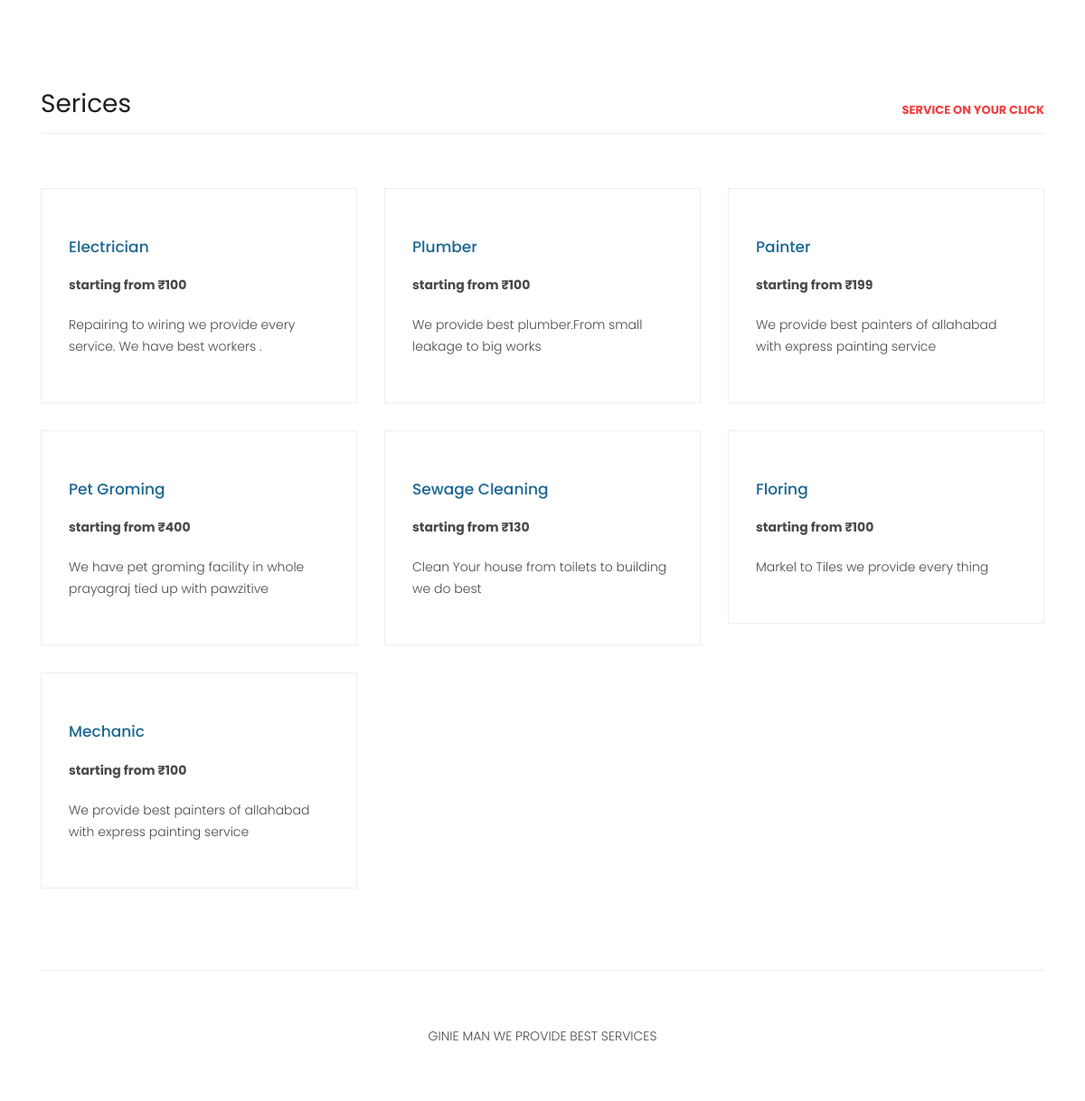
The app's page / (lower part), older data.
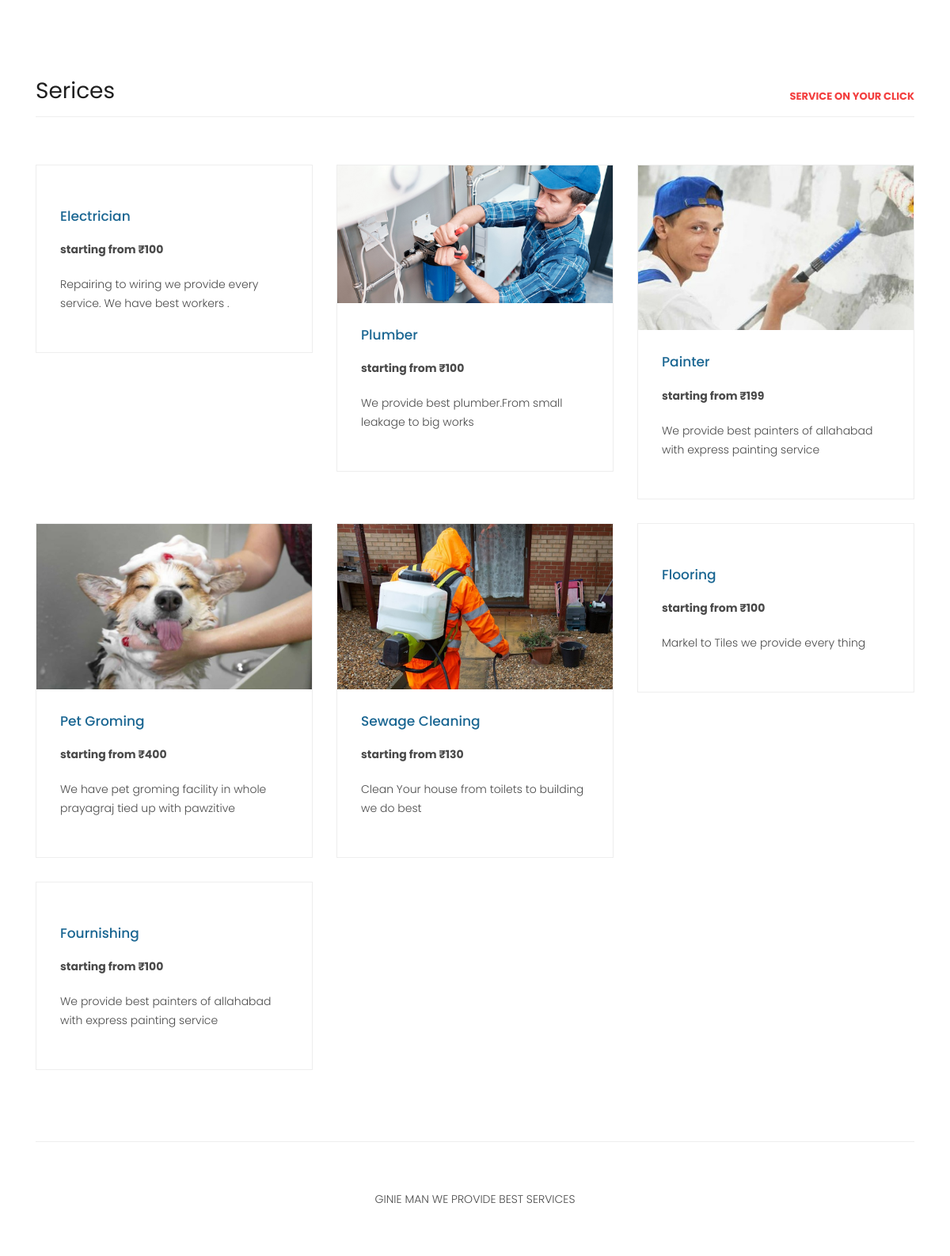
The same page, newer data.
### service/models.py (models this page shows, shortened)
class Service(models.Model):
    service_id= models.AutoField(primary_key=True)
    service_name = models.CharField(max_length=100)
    price = models.IntegerField(default=0)
    desc = models.CharField(max_length=1000)
    image = models.ImageField(upload_to='shop/images', default="")

### service/views.py (the view)
# urls.py: path("", views.index, name="Home"),
def index(request):
    data=Service.objects.all()
    service={
        "service":data
    }
    return render(request,'index.html',service)

### templates/index.html (shortened to what this page needs)
<!DOCTYPE html>
<html lang="en">
  <head>
    {% load static %}
    <link href="{% static 'vendor/bootstrap/css/bootstrap.min.css' %}" rel="stylesheet">
    <link rel="stylesheet" href="{% static 'css/fontawesome.css' %}">
    <link rel="stylesheet" href="{% static 'css/templatemo-sixteen.css' %}">
    <link rel="stylesheet" href="{% static 'css/owl.css' %}">
  </head>
  <body >
    <div class="latest-products">
      <div class="container">
        <div class="row">
          <div class="col-md-12">
            <div class="section-heading">
              <h2>Serices</h2>
              <a >service on your click </a>
            </div>
          </div>
          {% for serve in service %}
          <div class="col-md-4">
            <div class="product-item">
                <a href="booking/{{serve.service_id}}"><img src="media/{{serve.image}}" alt=""></a>
              <div class="down-content">
                <a href="booking/{{serve.service_id}}"><h4>{{serve.service_name}}</h4></a>
                <p><strong style="font-weight: bold"; >starting from ₹{{serve.price}}</strong></p>
                <p>{{serve.desc}}</p>
              </div>
            </div>
          </div>
          {% endfor %}
      </div>
    </div>
 <footer>
      <div class="container">
        <div class="row">
          <div class="col-md-12">
            <div class="inner-content">
              <p>Ginie Man We Provide best services
            </div>
          </div>
        </div>
      </div>
    </footer>
  </body>
</html>

### static/css/templatemo-sixteen.css (style rules this page uses)
body { font-family: 'Poppins', sans-serif; overflow-x: hidden; text-rendering: optimizeLegibility; -webkit-font-smoothing: antialiased; -moz-osx-font-smoothing: grayscale; }
p { margin-bottom: 0px; font-size: 14px; font-weight: 300; color: #4a4a4a; line-height: 24px; }
a { text-decoration: none!important; }
h1,h2,h3,h4,h5,h6 { margin: 0px; }
.section-heading { text-align: left; margin-bottom: 60px; border-bottom: 1px solid #eee; }
.section-heading h2 { font-size: 28px; font-weight: 400; color: #1e1e1e; margin-bottom: 15px; }
.latest-products { margin-top: 100px; }
.latest-products .section-heading a { float: right; margin-top: -35px; text-transform: uppercase; font-size: 13px; font-weight: 700; color: #f33f3f; }
.product-item { border: 1px solid #eee; margin-bottom: 30px; }
.product-item .down-content { padding: 30px; position: relative; }
.product-item img { width: 100%; overflow: hidden; }
.product-item .down-content h4 { font-size: 17px; color: #1a6692; margin-bottom: 20px; }
.product-item .down-content p { margin-bottom: 20px; }
footer { text-align: center; }
footer .inner-content { border-top: 1px solid #eee; margin-top: 60px; padding: 60px 0px; }
footer .inner-content p { text-transform: uppercase; }

Row changes from the older to the newer data that the page shows:
changed Service "Plumber": image: picture added
changed Service "Painter": image: picture added
changed Service "Pet Groming": image: picture added
changed Service "Sewage Cleaning": image: picture added
changed Service "Markel to Tiles we provide every thing": service_name "Floring" → "Flooring"
changed Service: service_name "Mechanic" → "Fournishing"
